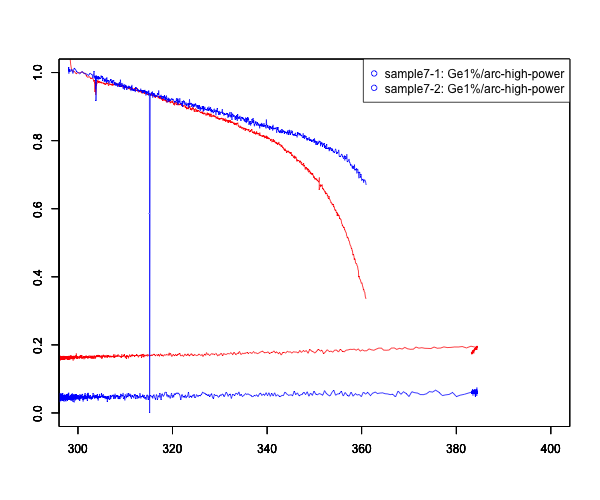

Source code (R):
png("plot_normalized.png", width = 600, height = 500)  # 描画デバイスを開く

XLIM<-c(300.0,400.0)
YLIM<-c(0,1)
data2 <- read.csv("181126_heating_sample7ch1_001.csv",header=F)
plot(data.frame(data2[2],data2[5]/0.033318),xlim=XLIM,ylim=YLIM,xlab="",ylab="",type="l",col="red",cex=0.1)
par(new=TRUE) #
data3 <- read.csv("181126_heating_sample7ch1_003.csv",header=F)
plot(data.frame(data3[2],data3[5]/0.033318),xlim=XLIM,ylim=YLIM,xlab="",ylab="",type="l",col="red",cex=0.1)
par(new=TRUE) #
data4 <- read.csv("181126_heating_sample7ch2_001.csv",header=F)
plot(data.frame(data4[2],data4[5]/0.017845),xlim=XLIM,ylim=YLIM,xlab="",ylab="",type="l",col="blue",cex=0.1)
par(new=TRUE) #
data5 <- read.csv("181126_heating_sample7ch2_003.csv",header=F)
plot(data.frame(data5[2],data5[5]/0.017845),xlim=XLIM,ylim=YLIM,xlab="",ylab="",type="l",col="blue",cex=0.1)

legend("topright", col=c("blue","blue"), legend=c("sample7-1: Ge1%/arc-high-power","sample7-2: Ge1%/arc-high-power"),pch=c(1,1))

dev.off()  

#cd Documents/GitManagedProjects-Kagawalab/研究/抵抗測定/